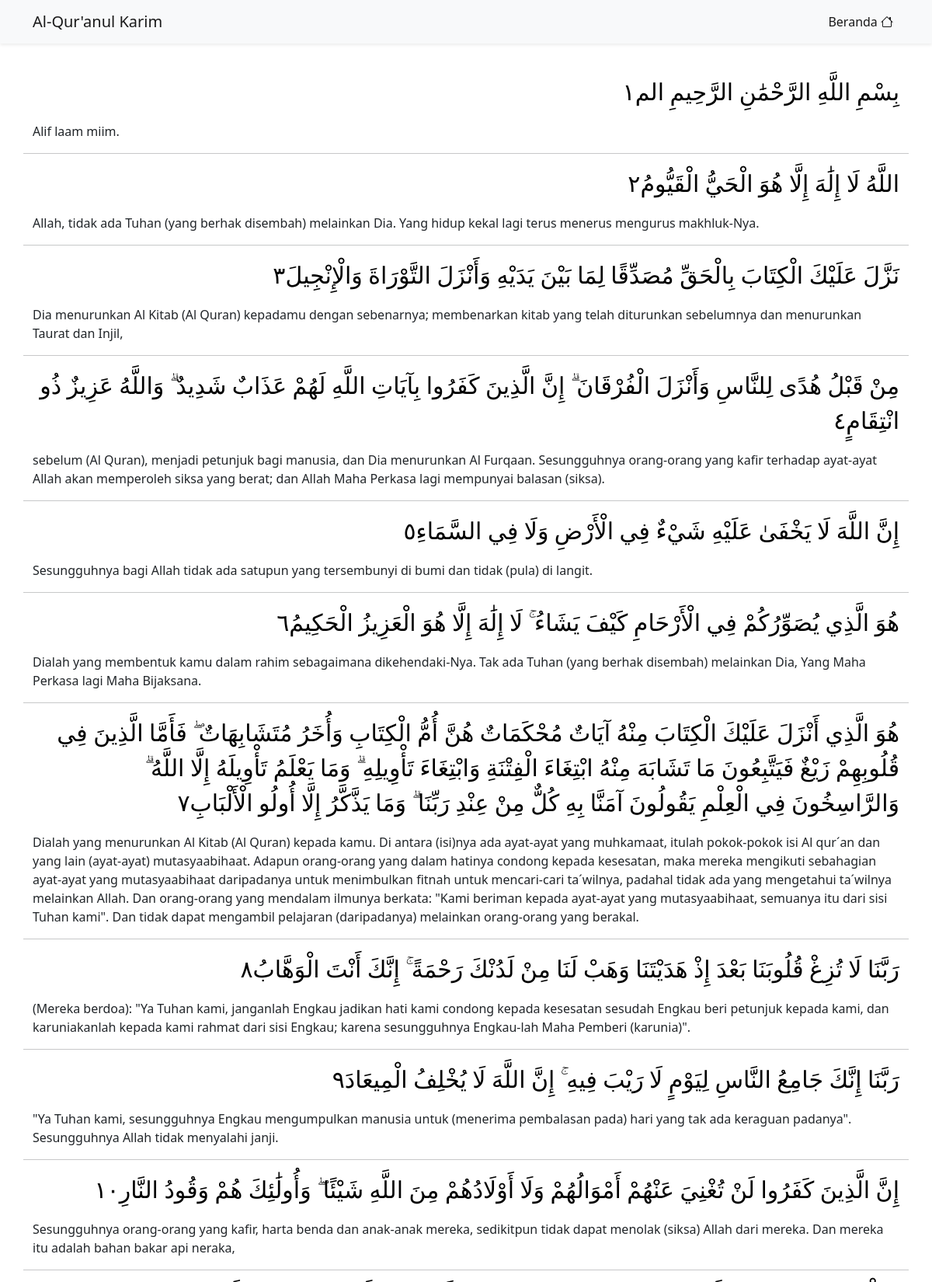
/surah.php?surah=3 (upper part), run on the app's committed database.
### tables this page shows
CREATE TABLE `arabicquran` (
  `Index` int(11) NOT NULL,
  `DatabaseID` smallint(6) NOT NULL,
  `Surah` int(11) NOT NULL,
  `Ayat` int(11) NOT NULL,
  `Text` text NOT NULL
);

CREATE TABLE `indonesianquran` (
  `Index` int(11) NOT NULL,
  `DatabaseID` smallint(6) NOT NULL,
  `Surah` int(11) NOT NULL,
  `Ayat` int(11) NOT NULL,
  `Text` text NOT NULL
);

### surah.php (the view, shortened to what this page needs)
<?php
include "koneksi.php";
?>
<!doctype html>
<html lang="en">
  <head>
    <link href="https://cdn.jsdelivr.net/npm/bootstrap@5.0.1/dist/css/bootstrap.min.css" rel="stylesheet">
    <link rel="stylesheet" href="https://cdn.jsdelivr.net/npm/bootstrap-icons@1.5.0/font/bootstrap-icons.css">
    <link rel="stylesheet" href="assets/css/style.css">
  </head>
  <body>
    <nav class="navbar navbar-expand-lg navbar-light bg-light fixed-top shadow-sm">
      <div class="container">
        <a class="navbar-brand" href="index.php">Al-Qur'anul Karim</a>
        <div class="collapse navbar-collapse" id="navbarNavAltMarkup">
          <div class="navbar-nav ms-auto">
            <a class="nav-link active" aria-current="page" href="index.php">Beranda <span class="i bi bi-house"></span></a>
          </div>
        </div>
      </div>
    </nav>
    <section id="content-surah" style="padding-top: 3rem;">
      <div class="container">
        <div class="row justify-content-center mt-5">
          <?php
          if (isset($_GET['surah'])) {
            $surah = $_GET['surah'];
            $tampil = mysqli_query($koneksi, "SELECT a.text as arabic, b.text as indonesia FROM arabicquran a LEFT OUTER JOIN indonesianquran b ON a.index = b.index WHERE a.surah = $surah");
            $ayat = 1;
            while($data = mysqli_fetch_array($tampil)) {
              $str = $data['arabic'];
              echo '<p class="arabic">' . $str . format_arabic_number($ayat) . '</p>';
              echo '<p class="latin">' . $data['indonesia'] . '</p>';
              echo '<hr>';
              $ayat++;
            }
          }
          function format_arabic_number($number) {
            $arabic_number = array('٠', '١', '٢', '٣', '٤', '٥', '٦', '٧', '٨', '٩');
            $jum_karakter = strlen($number);
            $temp = "";
            for($i = 0; $i < $jum_karakter; $i++) {
              $char = substr($number, $i, 1);
              $temp .= $arabic_number[$char];
            }
            return '<span class"arabic_number">' . $temp . '</span>';
          }
          ?>
        </div>
      </div>
    </section>
  </body>
</html>

### surah.php (style rules this page uses)
.arabic { color: black; font-family: Uthmani; font-weight: normal; font-size: 30px; direction: rtl; }
.latin { font-weight: normal; direction: ltr; }

### data on the page
arabicquran: Text "بِسْمِ اللَّهِ الرَّحْمَٰنِ الرَّحِيمِ الم", temp "١", indonesianquran.Text "Alif laam miim."
arabicquran: Text "اللَّهُ لَا إِلَٰهَ إِلَّا هُوَ الْحَيُّ الْقَيُّومُ", temp "٢", indonesianquran.Text "Allah, tidak ada Tuhan (yang berhak disembah) melainkan Dia. Yang hidup kekal lagi terus menerus mengurus makhluk-Nya."
arabicquran: Text "نَزَّلَ عَلَيْكَ الْكِتَابَ بِالْحَقِّ مُصَدِّقًا لِمَا بَيْنَ يَدَيْهِ وَأَنْزَلَ التَّوْرَاةَ وَالْإِنْجِيلَ", temp "٣", indonesianquran.Text "Dia menurunkan Al Kitab (Al Quran) kepadamu dengan sebenarnya; membenarkan kitab yang telah diturunkan sebelumnya dan menurunkan Taurat dan Injil,"
arabicquran: Text "مِنْ قَبْلُ هُدًى لِلنَّاسِ وَأَنْزَلَ الْفُرْقَانَ ۗ إِنَّ الَّذِينَ كَفَرُوا بِآيَاتِ اللَّهِ لَهُمْ عَذَابٌ شَدِيدٌ ۗ وَاللَّهُ عَزِيزٌ ذُو انْتِقَامٍ", temp "٤", indonesianquran.Text "sebelum (Al Quran), menjadi petunjuk bagi manusia, dan Dia menurunkan Al Furqaan. Sesungguhnya orang-orang yang kafir terhadap ayat-ayat Allah akan memperoleh siksa yang berat; dan Allah Maha Perkasa lagi mempunyai balasan (siksa)."
arabicquran: Text "إِنَّ اللَّهَ لَا يَخْفَىٰ عَلَيْهِ شَيْءٌ فِي الْأَرْضِ وَلَا فِي السَّمَاءِ", temp "٥", indonesianquran.Text "Sesungguhnya bagi Allah tidak ada satupun yang tersembunyi di bumi dan tidak (pula) di langit."
arabicquran: Text "هُوَ الَّذِي يُصَوِّرُكُمْ فِي الْأَرْحَامِ كَيْفَ يَشَاءُ ۚ لَا إِلَٰهَ إِلَّا هُوَ الْعَزِيزُ الْحَكِيمُ", temp "٦", indonesianquran.Text "Dialah yang membentuk kamu dalam rahim sebagaimana dikehendaki-Nya. Tak ada Tuhan (yang berhak disembah) melainkan Dia, Yang Maha Perkasa lagi Maha Bijaksana."
arabicquran: Text "هُوَ الَّذِي أَنْزَلَ عَلَيْكَ الْكِتَابَ مِنْهُ آيَاتٌ مُحْكَمَاتٌ هُنَّ أُمُّ الْكِتَابِ وَأُخَرُ مُتَشَابِهَاتٌ ۖ فَأَمَّا الَّذِينَ فِي قُلُوبِهِمْ زَيْغٌ فَيَتَّبِعُونَ مَا تَشَابَهَ مِنْهُ ابْتِغَاءَ الْفِتْنَةِ وَابْتِغَاءَ تَأْوِيلِهِ ۗ وَمَا يَعْلَمُ تَأْوِيلَهُ إِلَّا اللَّهُ ۗ وَالرَّاسِخُونَ فِي الْعِلْمِ يَقُولُونَ آمَنَّا بِهِ كُلٌّ مِنْ عِنْدِ رَبِّنَا ۗ وَمَا يَذَّكَّرُ إِلَّا أُولُو الْأَلْبَابِ", temp "٧", indonesianquran.Text "Dialah yang menurunkan Al Kitab (Al Quran) kepada kamu. Di antara (isi)nya ada ayat-ayat yang muhkamaat, itulah pokok-pokok isi Al qur´an dan yang lain (ayat-ayat) mutasyaabihaat. Adapun orang-orang yang dalam hatinya condong kepada kesesatan, maka mereka mengikuti sebahagian ayat-ayat yang mutasyaabihaat daripadanya untuk menimbulkan fitnah untuk mencari-cari ta´wilnya, padahal tidak ada yang mengetahui ta´wilnya melainkan Allah. Dan orang-orang yang mendalam ilmunya berkata: \"Kami beriman kepada ayat-ayat yang mutasyaabihaat, semuanya itu dari sisi Tuhan kami\". Dan tidak dapat mengambil pelajaran (daripadanya) melainkan orang-orang yang berakal."
arabicquran: Text "رَبَّنَا لَا تُزِغْ قُلُوبَنَا بَعْدَ إِذْ هَدَيْتَنَا وَهَبْ لَنَا مِنْ لَدُنْكَ رَحْمَةً ۚ إِنَّكَ أَنْتَ الْوَهَّابُ", temp "٨", indonesianquran.Text "(Mereka berdoa): \"Ya Tuhan kami, janganlah Engkau jadikan hati kami condong kepada kesesatan sesudah Engkau beri petunjuk kepada kami, dan karuniakanlah kepada kami rahmat dari sisi Engkau; karena sesungguhnya Engkau-lah Maha Pemberi (karunia)\"."
arabicquran: Text "رَبَّنَا إِنَّكَ جَامِعُ النَّاسِ لِيَوْمٍ لَا رَيْبَ فِيهِ ۚ إِنَّ اللَّهَ لَا يُخْلِفُ الْمِيعَادَ", temp "٩", indonesianquran.Text "\"Ya Tuhan kami, sesungguhnya Engkau mengumpulkan manusia untuk (menerima pembalasan pada) hari yang tak ada keraguan padanya\". Sesungguhnya Allah tidak menyalahi janji."
arabicquran: Text "إِنَّ الَّذِينَ كَفَرُوا لَنْ تُغْنِيَ عَنْهُمْ أَمْوَالُهُمْ وَلَا أَوْلَادُهُمْ مِنَ اللَّهِ شَيْئًا ۖ وَأُولَٰئِكَ هُمْ وَقُودُ النَّارِ", temp "١٠", indonesianquran.Text "Sesungguhnya orang-orang yang kafir, harta benda dan anak-anak mereka, sedikitpun tidak dapat menolak (siksa) Allah dari mereka. Dan mereka itu adalah bahan bakar api neraka,"
